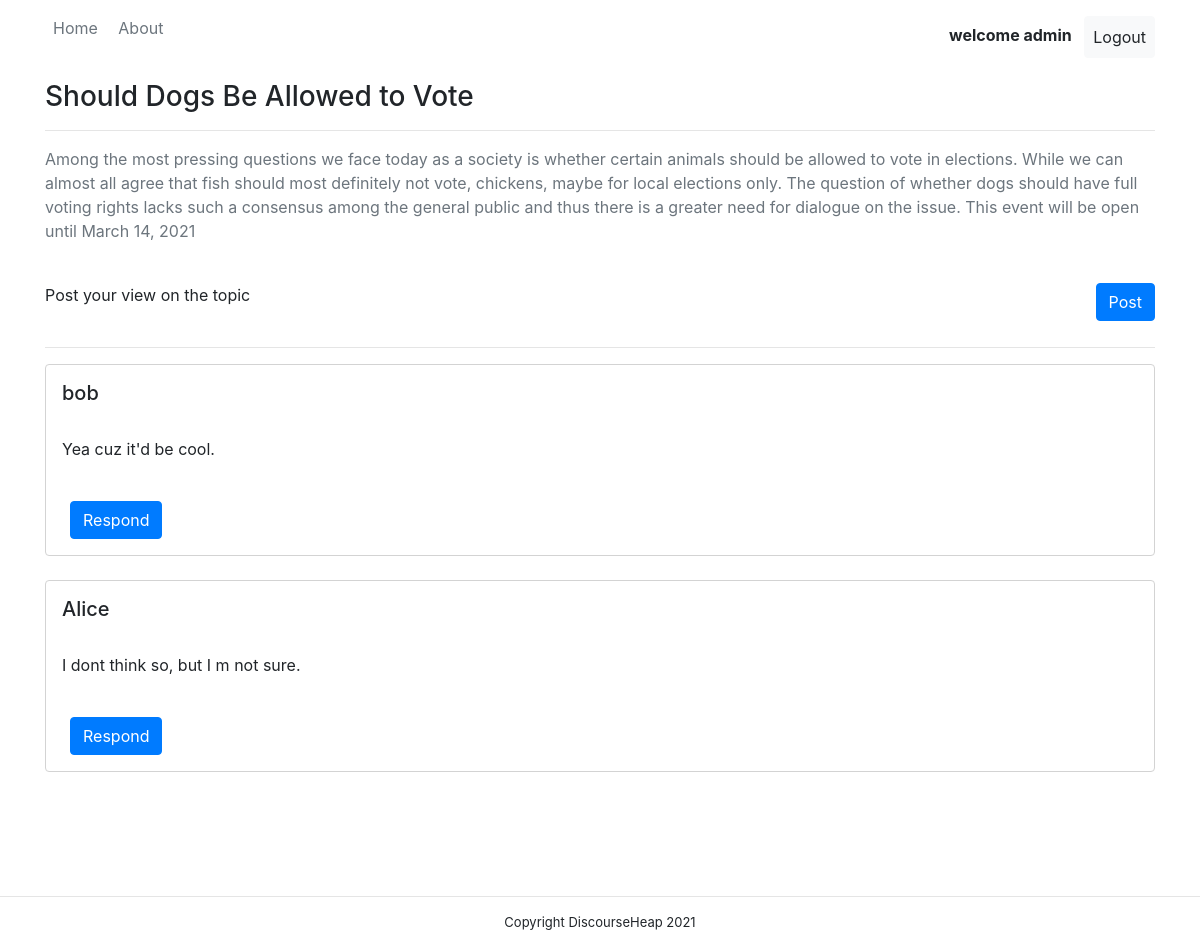
Screenshot of /discussions/event/1 (signed in) with the database file from the repository.
### discussions/models.py (models this page shows, shortened)
class Event(models.Model):
    title = models.CharField(max_length=400, null=False)
    description = models.TextField(null=False)
    img_src = models.TextField(null=True, blank=True)
    start_date = models.DateTimeField('date start')
    end_date = models.DateTimeField('date end')

class Message(models.Model):
    INITIAL = 0
    RESPONSE = 1
    COMMON_GROUND_PROPOSAL = 2
    message_type = models.IntegerField(default=0)
    user = models.ForeignKey(User, on_delete=models.SET_NULL, null=True)
    discussion = models.ForeignKey(Discussion, on_delete=models.CASCADE)
    event = models.ForeignKey(Event, on_delete=models.CASCADE, null=False)
    text = models.TextField(null=False)
    date = models.DateTimeField('date')

### discussions/views.py (the view)
# urls.py: path('event/<int:pk>', views.event, name="event"),
@login_required
def event(request, pk):
    event = get_object_or_404(Event, pk=pk)
    messages = Message.objects.filter(event=event)
    return render(request, 'event.html', context={"event":event, "messages":messages})

### discussions/templates/event.html
{% extends 'base.html' %}
{% load static %}
{% block content %}
    <div class="container">
        <h3>{{ event.title }}</h3>
        <hr/>
        <p class="text-secondary">{{ event.description }}</p>
        <br/>
        <p style="float:left;">Post your view on the topic</p>
        <a href="{% url 'event' pk=event.pk %}" class="btn btn-primary ml-2" style="float:right;">Post</a>
        <br/><br/>
        <hr/>
        {% for message in messages %}
            {% include 'start_message.html' with message=message %}
            <br/>
        {% endfor %}
    </div>
{% endblock %}

### discussions/templates/base.html (shortened to what this page needs)
{% load static %}
<!DOCTYPE html>
<html lang="en">
    <head>
        <link rel="stylesheet" type="text/css" href="{% static 'css/bootstrap.min.css' %}">
        <link rel="stylesheet" type="text/css" href="{% static 'css/gr-styles.css' %}">
        <link rel="stylesheet" type="text/css" href="{% static 'css/main.css' %}" />
    </head>
    <body>
        {% include 'header.html' %}
        <br/>
        <div style="min-height: 100vh;">
            {% block content %}
            {% endblock %}
        </div>
        <hr/>
        {% include 'footer.html' %}
    </body>
</html>

### discussions/templates/header.html
<div>
    <div class="container py-3">
        <div style="float:left;">
            <a href="{% url 'home' %}" class="text-secondary p-2">Home</a>
            <a href="{% url 'about' %}" class="text-secondary p-2">About</a>
        </div>
        <div style="float:right;">
            {% if request.user.is_authenticated %}
                <b class="nav-head-button px-2">welcome {{ request.user }}</b>
                <a href="{% url 'logout' %}" class="btn btn-light p-2">Logout</a>
            {% else %}
                <a href="{% url 'login' %}" class="btn btn-light ml-2">Login</a>
                <a href="{% url 'signup' %}" class="btn btn-primary ml-2">Sign Up</a>
            {% endif %}
        </div>
        <br/>
    </div>
</div>

### discussions/templates/start_message.html
<div class="start-message-div">
    <h5>{{ message.user }}</h5>
    <br/>
    <p>{{ message.text }}</p>
    <br/>
    <a class="btn btn-primary ml-2" style="color: white;" href="{% url 'discussion' pk=message.discussion.pk %}">Respond</a>
</div>

### discussions/templates/footer.html
<div class="container" style="text-align: center;font-size: small;">
    <p>Copyright DiscourseHeap 2021</p>
</div>

### static/css/gr-styles.css (style rules this page uses)
.start-message-div { border-radius: 0.25em; border: 1px solid lightgray; padding: 1em; }

### rows the page displays
Event: title "Should Dogs Be Allowed to Vote", description "Among the most pressing questions we face today as a society is whether certain animals should be allowed to vote in elections. While we can almost all agree that fish should most definitely not vote, chickens, maybe for local elections only. The question of whether dogs should have full voting rights lacks such a consensus among the general public and thus there is a greater need for dialogue on the issue. This event will be open until March 14, 2021"
Message: user "bob", text "Yea cuz it'd be cool."
Message: user "Alice", text "I dont think so, but I m not sure."

### other values shown
{{ request.user }} "admin"
